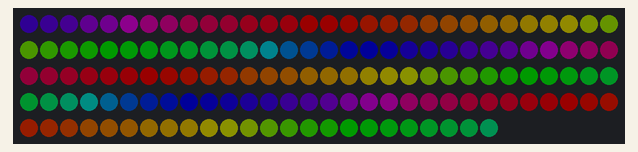
The sketch below on a simulated Arduino Leonardo, built with avr-gcc and run on an emulated ATmega32U4. Shown: 144 RGB LEDs in strip order, left to right, continuing on the next row. Dim RGB values are drawn brighter than linear.

Above: at 3.1 s.
At 9.1 s:
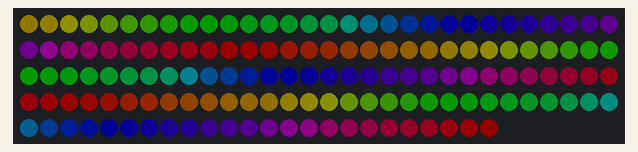
At 18.1 s:
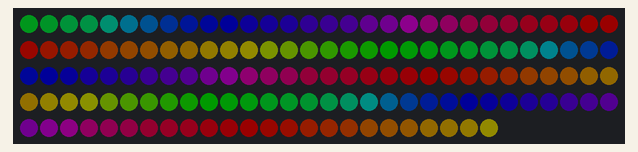
At 36.1 s:
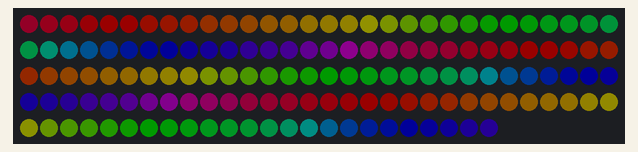

The sketch:

test.ino
```cpp
#include <Keyboard.h>

#include "FastLED.h"
#define DATA_PIN 7
#define CLK_PIN 8
#define LED_TYPE APA102
#define COLOR_ORDER BRG
#define NUM_LEDS 144
CRGB leds[NUM_LEDS];

void setup()
{
  delay(3000); // 3 second delay for recovery
  FastLED.addLeds<LED_TYPE, DATA_PIN, CLK_PIN, COLOR_ORDER>(leds, NUM_LEDS).setCorrection(TypicalLEDStrip);
  FastLED.setBrightness(25);
}

void loop()
{
  // Fill leds with rainbow
  fill_rainbow(leds, NUM_LEDS, millis());
  FastLED.show();
  delay(2000);

  // Turn leds off
  fill_solid(leds, NUM_LEDS, CRGB::Black); // Set all leds black
  FastLED.show();
  delay(1000);
}
```

Measured:
- what the display in image 0 shows lasts 2.0 s, from 3.0 s to 5.0 s
